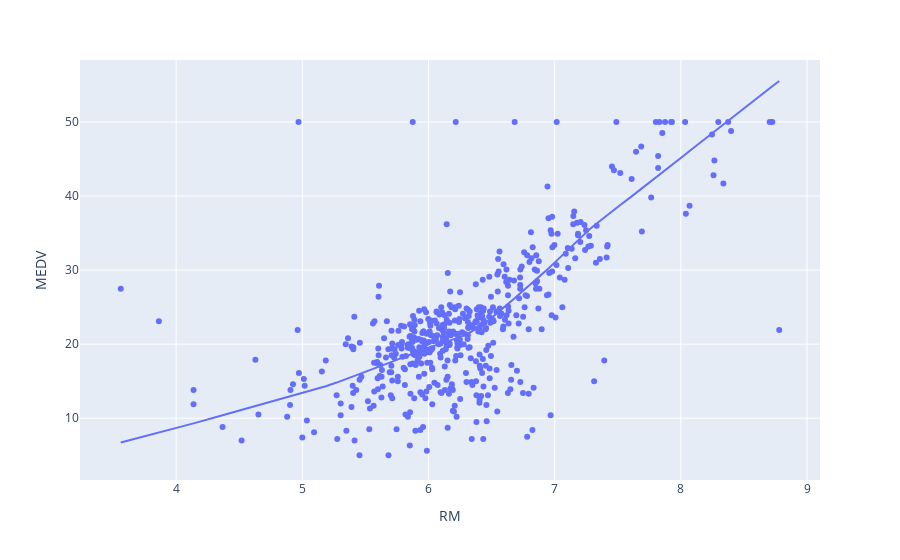

The code cell stored with this chart in its notebook:
### Code cell
fig = px.scatter(data, x = data.RM, y = data.MEDV, trendline = 'lowess')
fig.show()

### Figure 1 — Plotly figure (JSON) as saved in the notebook; plotly's stock layout.template omitted (floating-point values rounded to 4 significant figures; data arrays with more than 128 entries replaced by an {"elided": "..."} marker saying what was removed)
{"data": [{"hovertemplate": "RM=%{x}<br>MEDV=%{y}<extra></extra>", "legendgroup": "", "marker": {"color": "#636efa", "symbol": "circle"}, "mode": "markers", "name": "", "showlegend": false, "type": "scatter", "x": {"elided": "506 float values"}, "xaxis": "x", "y": {"elided": "506 float values"}, "yaxis": "y"}, {"hovertemplate": "<b>LOWESS trendline</b><br><br>RM=%{x}<br>MEDV=%{y} <b>(trend)</b><extra></extra>", "legendgroup": "", "marker": {"color": "#636efa", "symbol": "circle"}, "mode": "lines", "name": "", "showlegend": false, "type": "scatter", "x": {"elided": "506 float values"}, "xaxis": "x", "y": {"elided": "506 float values"}, "yaxis": "y"}], "layout": {"legend": {"tracegroupgap": 0}, "margin": {"t": 60}, "xaxis": {"anchor": "y", "domain": [0, 1], "title": {"text": "RM"}}, "yaxis": {"anchor": "x", "domain": [0, 1], "title": {"text": "MEDV"}}}}
